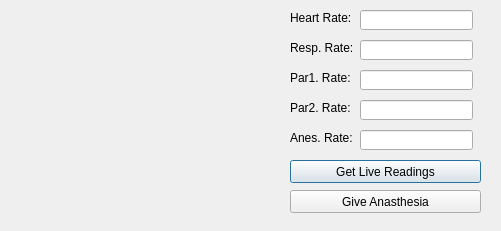
<?xml version="1.0" encoding="UTF-8"?>
<ui version="4.0">
 <class>Dialog</class>
 <widget class="QDialog" name="Dialog">
  <property name="geometry">
   <rect>
    <x>0</x>
    <y>0</y>
    <width>501</width>
    <height>231</height>
   </rect>
  </property>
  <property name="cursor">
   <cursorShape>OpenHandCursor</cursorShape>
  </property>
  <property name="mouseTracking">
   <bool>false</bool>
  </property>
  <property name="windowTitle">
   <string>Smart Anesthesia Machine</string>
  </property>
  <property name="windowIcon">
   <iconset resource="vitals.qrc">
    <normaloff>:/ICU/logo.ico</normaloff>:/ICU/logo.ico</iconset>
  </property>
  <widget class="QLabel" name="label">
   <property name="geometry">
    <rect>
     <x>0</x>
     <y>0</y>
     <width>271</width>
     <height>231</height>
    </rect>
   </property>
   <property name="styleSheet">
    <string notr="true">border-image: url(:/ICU/vital.jpg);</string>
   </property>
   <property name="text">
    <string/>
   </property>
  </widget>
  <widget class="QLabel" name="label_2">
   <property name="geometry">
    <rect>
     <x>290</x>
     <y>10</y>
     <width>71</width>
     <height>16</height>
    </rect>
   </property>
   <property name="text">
    <string>Heart Rate:</string>
   </property>
  </widget>
  <widget class="QLabel" name="label_3">
   <property name="geometry">
    <rect>
     <x>290</x>
     <y>40</y>
     <width>91</width>
     <height>16</height>
    </rect>
   </property>
   <property name="text">
    <string>Resp. Rate:</string>
   </property>
  </widget>
  <widget class="QPushButton" name="pushButton">
   <property name="geometry">
    <rect>
     <x>290</x>
     <y>160</y>
     <width>191</width>
     <height>23</height>
    </rect>
   </property>
   <property name="text">
    <string>Get Live Readings</string>
   </property>
  </widget>
  <widget class="QPushButton" name="pushButton_2">
   <property name="geometry">
    <rect>
     <x>290</x>
     <y>190</y>
     <width>191</width>
     <height>23</height>
    </rect>
   </property>
   <property name="text">
    <string>Give Anasthesia</string>
   </property>
  </widget>
  <widget class="QLabel" name="label_4">
   <property name="geometry">
    <rect>
     <x>290</x>
     <y>130</y>
     <width>161</width>
     <height>16</height>
    </rect>
   </property>
   <property name="text">
    <string>Anes. Rate:</string>
   </property>
  </widget>
  <widget class="QLineEdit" name="lineEdit">
   <property name="geometry">
    <rect>
     <x>360</x>
     <y>10</y>
     <width>113</width>
     <height>20</height>
    </rect>
   </property>
  </widget>
  <widget class="QLineEdit" name="lineEdit_2">
   <property name="geometry">
    <rect>
     <x>360</x>
     <y>40</y>
     <width>113</width>
     <height>20</height>
    </rect>
   </property>
  </widget>
  <widget class="QLineEdit" name="lineEdit_3">
   <property name="geometry">
    <rect>
     <x>360</x>
     <y>130</y>
     <width>113</width>
     <height>20</height>
    </rect>
   </property>
  </widget>
  <widget class="QLabel" name="label_5">
   <property name="geometry">
    <rect>
     <x>290</x>
     <y>70</y>
     <width>91</width>
     <height>16</height>
    </rect>
   </property>
   <property name="text">
    <string>Par1. Rate:</string>
   </property>
  </widget>
  <widget class="QLineEdit" name="lineEdit_4">
   <property name="geometry">
    <rect>
     <x>360</x>
     <y>70</y>
     <width>113</width>
     <height>20</height>
    </rect>
   </property>
  </widget>
  <widget class="QLabel" name="label_6">
   <property name="geometry">
    <rect>
     <x>290</x>
     <y>100</y>
     <width>91</width>
     <height>16</height>
    </rect>
   </property>
   <property name="text">
    <string>Par2. Rate:</string>
   </property>
  </widget>
  <widget class="QLineEdit" name="lineEdit_5">
   <property name="geometry">
    <rect>
     <x>360</x>
     <y>100</y>
     <width>113</width>
     <height>20</height>
    </rect>
   </property>
  </widget>
 </widget>
 <resources>
  <include location="vitals.qrc"/>
 </resources>
 <connections/>
</ui>
